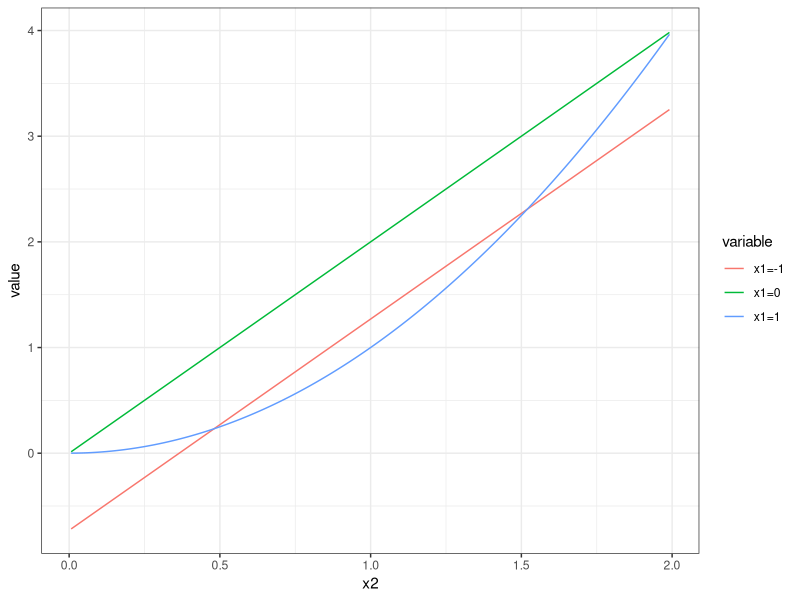
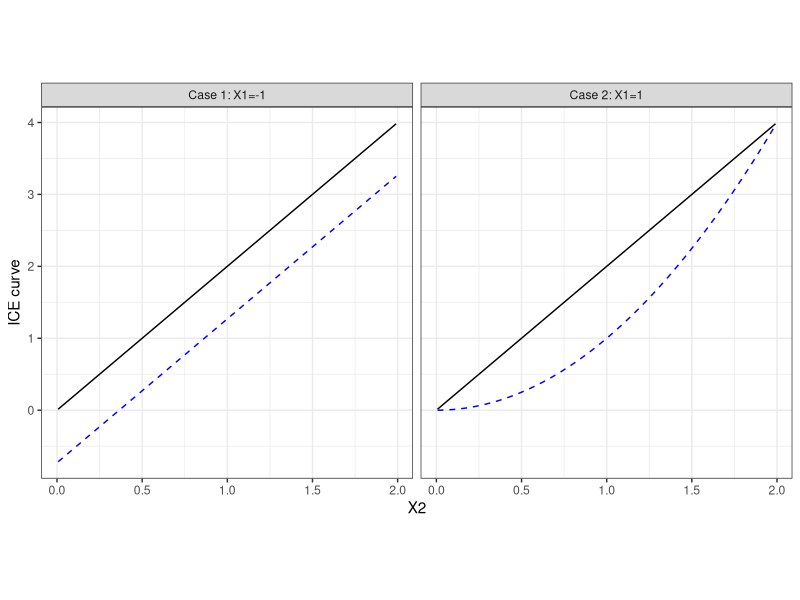
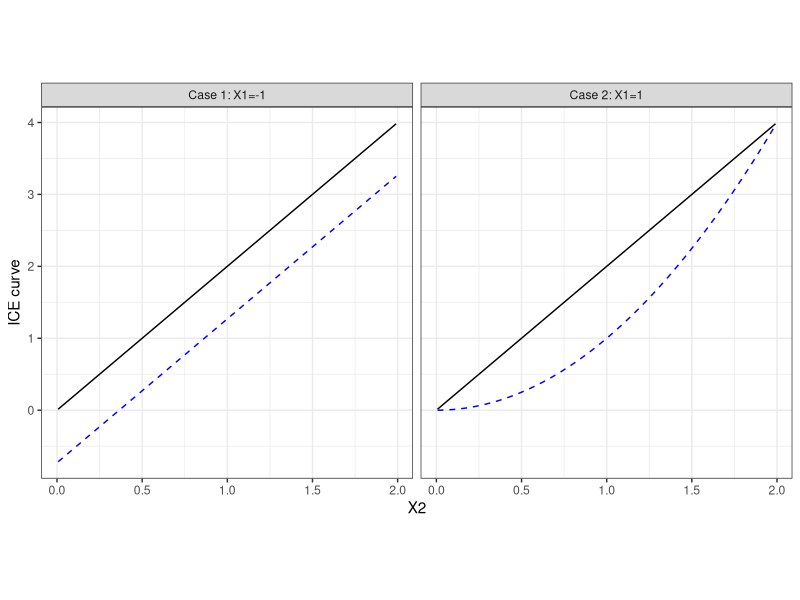

Source code (R) for these figures, in order:

# Toy example code
S <- 1000
x1<-runif(S,-1,1) 
x2<-runif(S,0,2)
epsilon<-rnorm(S,0,0.2)

hatf<-function(x){(2*x -x^2)^2 }

iin<-integrate(hatf,0,2)
C=sqrt(iin$value/8)
C=-C
Y<- -x1*(1-x1)+ (1-x1^2)*x2+ x2^(1+(x1>0)*x1) 
base<-data.frame(Y,x1,x2)
hatf <- function(x1,x2){-C*x1*(1-x1)+ (1/2)*(2-x1-x1^2)*x2+ x2^(1+(x1>0)*x1)}


xx1<-c(-1,0,1)
funcionesIce<-list()
for(jj in 1:length(xx1)){
  funcionesIce[[jj]]<-sapply(x2,hatf,x1=xx1[jj])
}

ices<-data.frame(do.call(cbind,funcionesIce))
names(ices)<-paste0( "x1=",xx1)
ices$x2<-x2
library(reshape2)
basef<-melt(ices,id="x2")

basef$variable<-as.factor(basef$variable)
library(ggplot2)
ggplot(basef) +
  geom_line(aes(x = x2, y = value, color = variable))+theme_bw()



library(tidyverse)
zz <- ices |> 
  pivot_longer( cols=c(1,3) )

ices |> 
  pivot_longer( cols=c(1,3) ) |> 
  mutate( caso = factor(name, labels = c('Case 1: X1=-1', 'Case 2: X1=1') )) |>
  ggplot( ) +
  geom_line(aes(x = x2, y = `x1=0` ) ) + 
  geom_line(aes(x = x2, y = value), color='blue', linetype='dashed' ) +
  labs(x = 'X2', y = 'ICE curve') + 
  facet_grid(~caso) + 
  theme_bw() + theme(aspect.ratio = 1)

ggsave('paper/figures/fig-toyexample.pdf', height = 7, width = 7)
